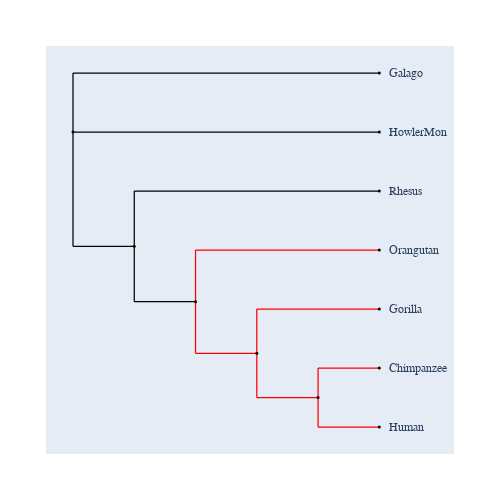

The notebook cell saved with this chart:
### Markdown cell above
# Specifying a non-stationary model with time-heterogeneous parameters

A model is considered time-heterogeneous if rate matrix terms differ between edges on a tree.

In this example, we load the and display our sample primate tree, highlighting the edge sets that will be assigned different rate matrices.

### Code cell
from cogent3 import load_tree
from cogent3.app import io, evo

tree = load_tree("../data/primate_brca1.tree")
fig = tree.get_figure(contemporaneous=True)
fig.style_edges("Human", tip2="Orangutan",
                outgroup="Galago",
                line=dict(color="red"))
fig.show(width=500, height=500)

### Figure 1 — Plotly figure (JSON) as saved in the notebook; plotly's stock layout.template omitted (floating-point values rounded to 4 significant figures)
{"data": [{"line": {"color": "black", "shape": "spline", "smoothing": 1.3, "width": 1.25}, "mode": "lines", "showlegend": false, "type": "scatter", "x": [null, null, 0, 0, null, 0, 1, null, 0, 0, null, 0, 1, null, 0, 0, null, 0, 0.2, null, 0.2, 0.2, null, 0.2, 1, null, 0.2, 0.2, null, 0.2, 0.4, null], "y": [null, null, 2.6, 3.9, null, 3.9, 3.9, null, 2.6, 2.6, null, 2.6, 2.6, null, 2.6, 0.08125, null, 0.08125, 0.08125, null, 0.08125, 1.3, null, 1.3, 1.3, null, 0.08125, -1.137, null, -1.137, -1.137, null]}, {"line": {"color": "red", "width": 1.25}, "mode": "lines", "type": "scatter", "x": [0.4, 0.4, null, 0.4, 1, null, 0.4, 0.4, null, 0.4, 0.6, null, 0.6, 0.6, null, 0.6, 1, null, 0.6, 0.6, null, 0.6, 0.8, null, 0.8, 0.8, null, 0.8, 1, null, 0.8, 0.8, null, 0.8, 1, null], "y": [-1.137, 0, null, 0, 0, null, -1.137, -2.275, null, -2.275, -2.275, null, -2.275, -1.3, null, -1.3, -1.3, null, -2.275, -3.25, null, -3.25, -3.25, null, -3.25, -2.6, null, -2.6, -2.6, null, -3.25, -3.9, null, -3.9, -3.9, null]}, {"hoverinfo": "text", "marker": {"color": "black", "size": 3, "symbol": "circle"}, "mode": "markers", "showlegend": false, "text": ["root", "Galago", "HowlerMon", "edge.3", "Rhesus", "edge.2", "Orangutan", "edge.1", "Gorilla", "edge.0", "Chimpanzee", "Human"], "type": "scatter", "x": [0, 1, 1, 0.2, 1, 0.4, 1, 0.6, 1, 0.8, 1, 1], "y": [2.6, 3.9, 2.6, 0.08125, 1.3, -1.137, 0, -2.275, -1.3, -3.25, -2.6, -3.9]}], "layout": {"annotations": [{"font": {"family": "Inconsolata, monospace", "size": 12}, "showarrow": false, "text": "Galago", "textangle": 0, "x": 1.025, "xanchor": "left", "xref": "x", "y": 3.9, "yref": "y"}, {"font": {"family": "Inconsolata, monospace", "size": 12}, "showarrow": false, "text": "HowlerMon", "textangle": 0, "x": 1.025, "xanchor": "left", "xref": "x", "y": 2.6, "yref": "y"}, {"font": {"family": "Inconsolata, monospace", "size": 12}, "showarrow": false, "text": "Rhesus", "textangle": 0, "x": 1.025, "xanchor": "left", "xref": "x", "y": 1.3, "yref": "y"}, {"font": {"family": "Inconsolata, monospace", "size": 12}, "showarrow": false, "text": "Orangutan", "textangle": 0, "x": 1.025, "xanchor": "left", "xref": "x", "y": 0, "yref": "y"}, {"font": {"family": "Inconsolata, monospace", "size": 12}, "showarrow": false, "text": "Gorilla", "textangle": 0, "x": 1.025, "xanchor": "left", "xref": "x", "y": -1.3, "yref": "y"}, {"font": {"family": "Inconsolata, monospace", "size": 12}, "showarrow": false, "text": "Chimpanzee", "textangle": 0, "x": 1.025, "xanchor": "left", "xref": "x", "y": -2.6, "yref": "y"}, {"font": {"family": "Inconsolata, monospace", "size": 12}, "showarrow": false, "text": "Human", "textangle": 0, "x": 1.025, "xanchor": "left", "xref": "x", "y": -3.9, "yref": "y"}], "autosize": true, "font": {"family": "Balto", "size": 14}, "height": 500, "hovermode": "closest", "margin": {"b": 50, "l": 50, "pad": 4, "r": 50, "t": 50}, "showlegend": false, "width": 500, "xaxis": {"autorange": true, "range": [-0.07532, 1.235], "type": "linear", "visible": false}, "yaxis": {"autorange": true, "range": [-4.407, 4.407], "type": "linear", "visible": false}}}
